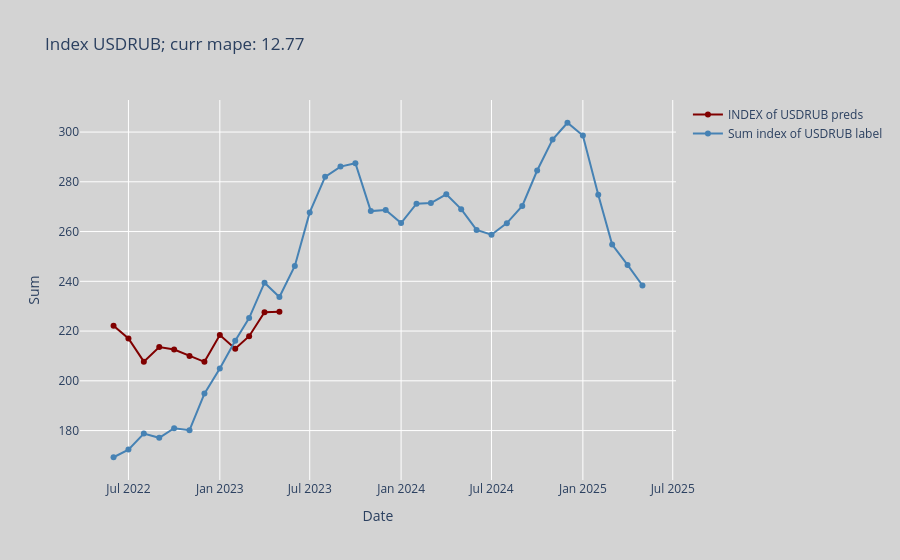
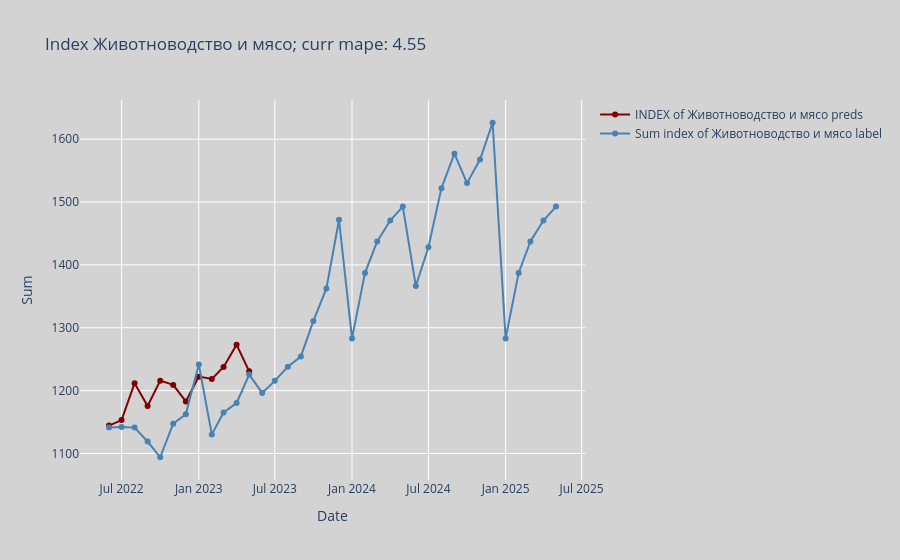
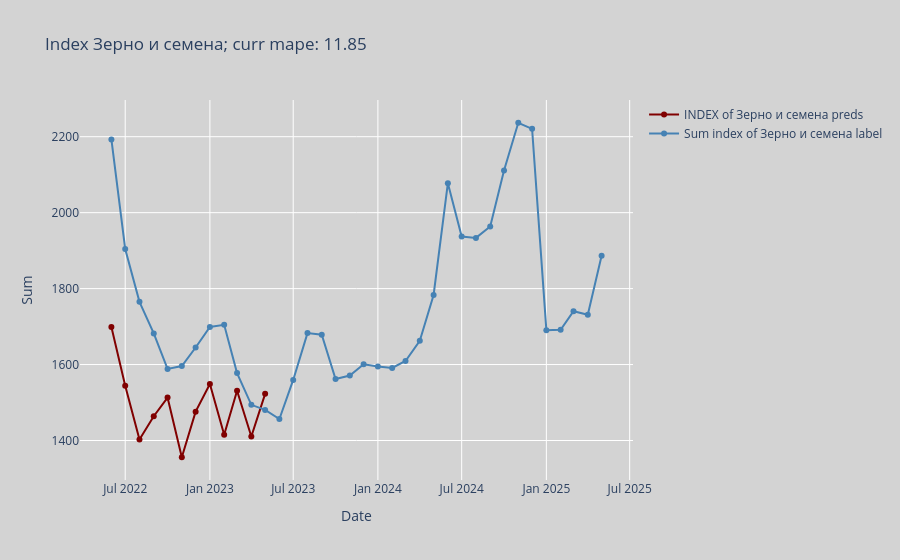
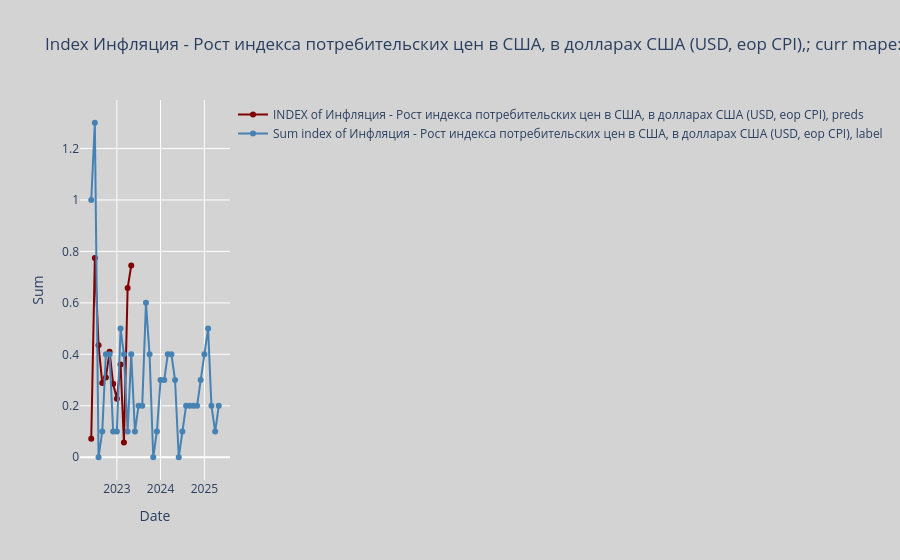

Here is the notebook cell these charts were saved with, in order:
### Markdown cell above
### predictions

### Code cell
models = train_model_and_eval_res(df_updated,
                         macro_updated,
                         past_idx = past_idx,
                         future_idx = future_idx,
                         predict_up_to=SINGLE_DATAPOINT_TO_PRED,
                         category_map = CATEGORY_MAP,
                         best_predictors_for_idx = BEST_PREDICTORS_FOR_INDEX,
                         target_col_suffix = TARGET_COL_SUFFIX,
                         future_forecaster_ts_name = FUTURE_FORECASTER_TS_NAME,
                         future_forecaster_ts_values = FUTURE_FORECASTER_TS_VALUES,
                         model_name = MODEL_NAME_FOR_FORECASTER,
                         use_future_macro = USE_FUTURE_COV,
                         prediction_horizon = PREDICTION_HORIZON,
                         dir_to_save_plots = f"darts_result_pairs_{MODEL_NAME_FOR_FORECASTER}",
                         dir_to_save_tables = f"darts_result_tables_pairs_{MODEL_NAME_FOR_FORECASTER}",
                         persist_model=PERSIST_MODEL,
                         refit=REFIT_MODEL,
                         prediction_lag=PREDICTOR_LAG,
                         is_backtest=IS_BACKTEST,
                         ts_freq=TS_FREQUENCY,
                         pred_index=new_dates
)
# TODO: Научинтся конвертить в TimeSeries
